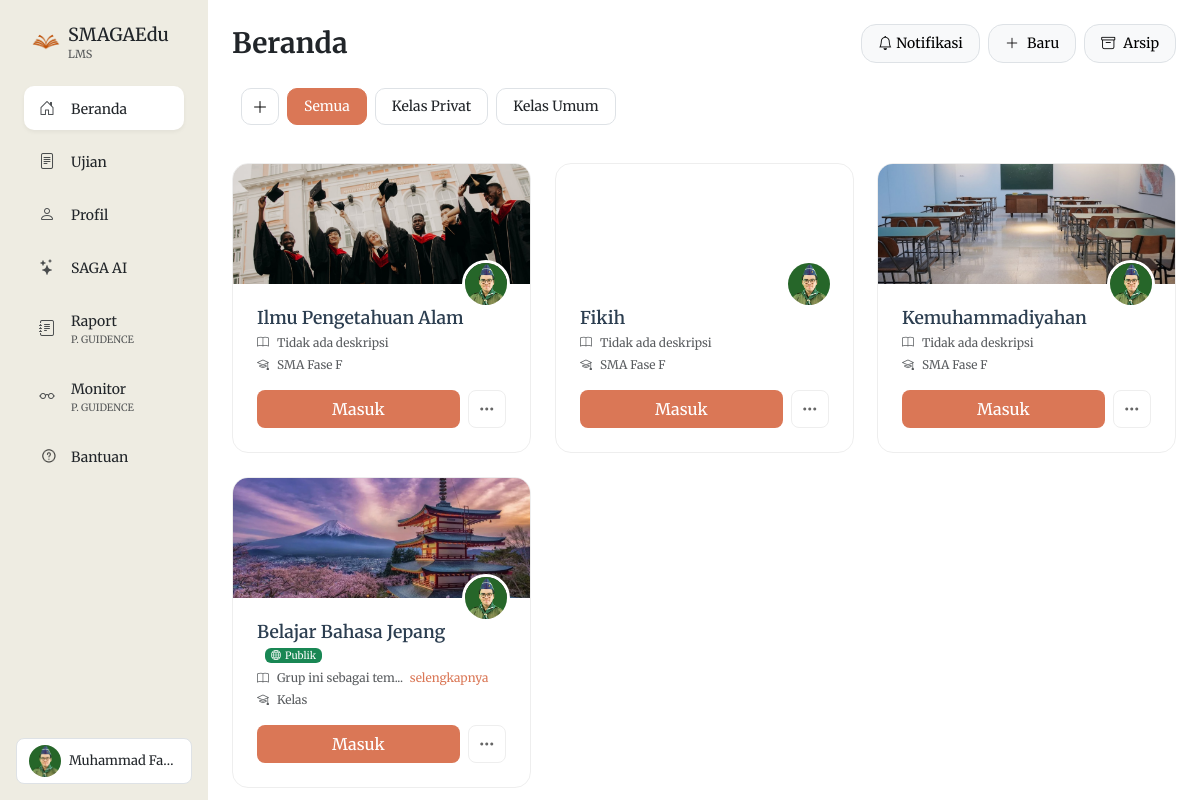
Screenshot of /beranda_guru.php (signed in) with the database file from the repository.
### tables this page shows
CREATE TABLE `guru` (
  `id` int(11) NOT NULL,
  `username` varchar(100) NOT NULL,
  `password` varchar(100) NOT NULL,
  `namaLengkap` varchar(100) NOT NULL,
  `namaSebutan` varchar(1000) NOT NULL,
  `jabatan` varchar(1000) NOT NULL,
  `foto_profil` varchar(255) DEFAULT NULL,
  `foto_latarbelakang` varchar(255) DEFAULT NULL,
  `universitas` varchar(100) DEFAULT NULL,
  `sertifikasi1` text DEFAULT NULL,
  `sertifikasi2` text DEFAULT NULL,
  `sertifikasi3` text DEFAULT NULL,
  `publikasi1` text DEFAULT NULL,
  `publikasi2` text DEFAULT NULL,
  `publikasi3` text DEFAULT NULL,
  `proyek1` text DEFAULT NULL,
  `proyek2` text DEFAULT NULL,
  `proyek3` text DEFAULT NULL,
  `pendidikan_s1` varchar(255) DEFAULT NULL,
  `pendidikan_s2` varchar(255) DEFAULT NULL,
  `pendidikan_lainnya` varchar(255) DEFAULT NULL
);

CREATE TABLE `kelas` (
  `id` int(11) NOT NULL,
  `kode_kelas` varchar(10) DEFAULT NULL,
  `nama_kelas` varchar(100) DEFAULT NULL,
  `deskripsi` text DEFAULT NULL,
  `guru_id` varchar(50) DEFAULT NULL,
  `mata_pelajaran` varchar(100) DEFAULT NULL,
  `tingkat` varchar(20) DEFAULT NULL,
  `created_at` timestamp NOT NULL DEFAULT current_timestamp(),
  `background_image` varchar(1000) NOT NULL,
  `is_archived` tinyint(1) DEFAULT 0,
  `materi` text DEFAULT NULL,
  `is_public` tinyint(1) DEFAULT 0,
  `max_siswa` int(11) DEFAULT NULL
);

### beranda_guru.php (the view, shortened to what this page needs)
<?php
require "koneksi.php";
$userid = $_SESSION['userid'];
$query = "SELECT * FROM guru WHERE username = '$userid'";
$result = mysqli_query($koneksi, $query);
$guru = mysqli_fetch_assoc($result);
?>
<!DOCTYPE html>
<html lang="en">
<head>
    <link href="https://cdn.jsdelivr.net/npm/bootstrap@5.3.3/dist/css/bootstrap.min.css" rel="stylesheet">
    <link rel="stylesheet" href="https://cdn.jsdelivr.net/npm/bootstrap-icons@1.11.3/font/bootstrap-icons.min.css">
</head>
<body>
    <div class="container-fluid">
        <div class="row">
            <?php include 'includes/sidebar.php'; ?>
        </div>
    </div>
    <div class="col p-4 col-utama mt-1 mt-md-0">
        <div class="d-flex justify-content-between align-items-center mb-4">
            <h3 class="fw-bold m-0"> Beranda
            </h3>
            <div class="d-none d-md-flex gap-2">
                <div class="position-relative">
                    <button class="btn button-beranda btn-sm btn-light border px-3 py-2" id="notificationBtn">
                        <i class="bi bi-bell me-1"></i>Notifikasi
                    </button>
                </div>
                <button class="btn button-beranda btn-sm btn-light border px-3 py-2" data-bs-toggle="modal" data-bs-target="#modal_tambah_kelas">
                    <i class="bi bi-plus-lg me-2"></i>Baru
                </button>
                <button class="btn button-beranda btn-sm btn-light border px-3 py-2" data-bs-toggle="modal" data-bs-target="#modal_arsip_kelas">
                    <i class="bi bi-archive me-2"></i>Arsip
                </button>
            </div>
        </div>
        <div class="filter-container mb-4">
            <div class="d-flex align-items-center">
                <div class="filter-pills-wrapper d-flex justify-content-start">
                    <button class="btn btn-light border ms-2 flex-shrink-0 me-2" id="addFilterBtn" data-bs-toggle="modal" data-bs-target="#addFilterModal">
                        <i class="bi bi-plus-lg"></i>
                    </button>
                    <div class="filter-pills d-flex gap-2">
                        <button class="btn btn-filter active" data-filter="all">Semua</button>
                        <button class="btn btn-filter" data-filter="private">Kelas Privat</button>
                        <button class="btn btn-filter" data-filter="public">Kelas Umum</button>
                    </div>
                </div>
            </div>
        </div>
        <div class="row g-4">
            <?php
            $query_kelas = "SELECT k.*, COUNT(ks.siswa_id) as jumlah_siswa
                                    FROM kelas k
                                    LEFT JOIN kelas_siswa ks ON k.id = ks.kelas_id
                                    WHERE k.guru_id = '$userid' AND k.is_archived = 0
                                    GROUP BY k.id";
            $result_kelas = mysqli_query($koneksi, $query_kelas);
            if (mysqli_num_rows($result_kelas) > 0):
                while ($kelas = mysqli_fetch_assoc($result_kelas)):
                    $bg_image = !empty($kelas['background_image']) ? $kelas['background_image'] : 'assets/bg.jpg';
            ?>
                    <div class="col-12 col-md-6 col-lg-4">
                        <div class="class-card">
                            <div class="class-banner" style="background-image: url('<?php echo $bg_image; ?>')">
                                <img src="<?php echo !empty($guru['foto_profil']) ? 'uploads/profil/' . $guru['foto_profil'] : 'assets/pp.png'; ?>"
                                    class="profile-circle">
                            </div>
                            <div class="class-content">
                                <h4 class="class-title">
                                    <?php
                                    if ($kelas['is_public']) {
                                        echo htmlspecialchars($kelas['nama_kelas']);
                                    } else {
                                        echo htmlspecialchars($kelas['mata_pelajaran']);
                                    }
                                    ?>
                                    <?php if ($kelas['is_public']): ?>
                                        <span class="badge bg-success ms-2" style="font-size: 10px;"><i class="bi bi-globe me-1"></i>Publik</span>
                                    <?php endif; ?>
                                </h4>
                                <div class="class-meta mb-2">
                                    <div class="d-flex text-muted small mt-1">
                                        <i class="bi bi-book me-2"></i>
                                        <div class="description-container">
                                            <?php
                                            $deskripsi = !empty($kelas['deskripsi']) ? $kelas['deskripsi'] : 'Tidak ada deskripsi';
                                            $kelas_id = $kelas['id'];
                                            $short_text = substr($deskripsi, 0, 20);
                                            $show_toggle = (strlen($deskripsi) > 50);
                                            ?>
                                            <span id="short-desc-<?php echo $kelas_id; ?>" style="<?php echo $show_toggle ? '' : 'display:none;' ?>">
                                                <?php echo $short_text; ?>...
                                                <a href="#" onclick="showFullDesc(<?php echo $kelas_id; ?>); return false;" class="ms-1 text-decoration-none" style="color: #da7756;">selengkapnya</a>
                                            </span>
                                            <span id="full-desc-<?php echo $kelas_id; ?>" style="<?php echo $show_toggle ? 'display:none;' : '' ?>">
                                                <?php echo $deskripsi; ?>
                                            </span>
                                        </div>
                                    </div>
                                    <div class= "d-flex align-items-center text-muted small mt-1">
                                        <i class="bi bi-mortarboard me-2"></i>
                                        <?php
                                        $tingkat = $kelas['tingkat'];
                                        $formatted_tingkat = '';
                                        if (in_array($tingkat, ['7', '8', '9'])) {
                                            $formatted_tingkat = "SMP Kelas " . $tingkat;
                                        } elseif (in_array($tingkat, ['E', 'F'])) {
                                            $formatted_tingkat = "SMA Fase " . $tingkat;
                                        } else {
                                            $formatted_tingkat = "Kelas " . $tingkat;
                                        }
                                        echo $formatted_tingkat;
                                        ?>
                                    </div>
                                </div>
                                <div class="action-buttons">
                                    <a href="kelas_guru.php?id=<?php echo $kelas['id']; ?>"
                                        class="btn-enter text-decoration-none d-flex align-items-center justify-content-center">
                                        Masuk
                                    </a>
                                    <div class="dropdown">
                                        <button class="btn-more d-flex align-items-center justify-content-center" data-bs-toggle="dropdown">
                                            <i class="bi bi-three-dots"></i>
                                        </button>
                                    </div>
                                </div>
                            </div>
                        </div>
                    </div>
                <?php
                endwhile;
            endif; ?>
        </div>
    </div>
</body>
</html>

### includes/sidebar.php (shortened to what this page needs)
<?php
$is_guru = $_SESSION['level'] == 'guru';
$is_admin = $_SESSION['level'] == 'admin';
?>
<div class="col-auto vh-100 p-3 p-md-4 menu-samping d-none d-md-block" style="background-color:rgb(238, 236, 226)">
    <div class="ps-2 mb-4">
        <a href="<?php echo $is_admin ? 'beranda_admin.php' : ($is_guru ? 'beranda_guru.php' : 'beranda.php'); ?>" class="text-decoration-none text-dark d-flex align-items-center gap-2">
            <img src="assets/smagaedu.png" alt="" width="28" class="logo_orange">
            <div>
                <h1 class="m-0" style="font-size: 18px;">SMAGAEdu</h1>
                <p class="m-0 text-muted" style="font-size: 11px;"><?php echo $is_admin ? 'ADMINISTRATOR' : 'LMS'; ?></p>
            </div>
        </a>
    </div>
    <div class="d-flex flex-column gap-1">
        <?php
        if ($is_admin) {
            $menu_items = [
                ['url' => 'beranda_admin.php', 'icon' => 'bi-house-door', 'text' => 'Beranda'],
                ['url' => 'ujian_admin.php', 'icon' => 'bi-file-text', 'text' => 'Ujian'],
                ['url' => 'guru_admin.php', 'icon' => 'bi-person-badge', 'text' => 'Guru'],
                ['url' => 'siswa_admin.php', 'icon' => 'bi-people', 'text' => 'Siswa'],
                ['url' => 'pg_admin.php', 'icon' => 'bi-journal-text', 'text' => 'Monitor', 'subtitle' => 'P. GUIDENCE'],
                ['url' => 'bantuan.php', 'icon' => 'bantuan_outfill.png', 'text' => 'Bantuan', 'is_image' => true]
            ];
        } elseif ($is_guru) {
            $menu_items = [
                ['url' => 'beranda_guru.php', 'icon' => 'bi-house-door', 'text' => 'Beranda'],
                ['url' => 'ujian_guru.php', 'icon' => 'bi-file-text', 'text' => 'Ujian'],
                ['url' => 'profil_guru.php', 'icon' => 'bi-person', 'text' => 'Profil'],
                ['url' => 'ai_guru.php', 'icon' => 'bi-stars', 'text' => 'SAGA AI'],
                ['url' => 'raport_pg.php', 'icon' => 'bi-journal-text', 'text' => 'Raport', 'subtitle' => 'P. GUIDENCE'],
                ['url' => 'monitor_pg.php', 'icon' => 'bi-eyeglasses', 'text' => 'Monitor', 'subtitle' => 'P. GUIDENCE'],
                ['url' => 'bantuan.php', 'icon' => 'bantuan_outfill.png', 'text' => 'Bantuan', 'is_image' => true]
            ];
        }
        $current_page = basename($_SERVER['PHP_SELF']);
        foreach($menu_items as $item) {
            $is_active = ($current_page === $item['url']) ? 'active' : '';
            ?>
            <a href="<?= $item['url'] ?>" class="text-decoration-none text-dark">
                <div class="menu-item <?= $is_active ?> d-flex align-items-center">
                    <?php if(isset($item['is_image']) && $item['is_image']): ?>
                        <img src="assets/<?= $item['icon'] ?>" alt="" class="menu-icon">
                    <?php else: ?>
                        <i class="bi <?= $item['icon'] ?> menu-icon"></i>
                    <?php endif; ?>
                    <div>
                        <span class="menu-text m-0 p-0"><?= $item['text'] ?></span>
                        <?php if(isset($item['subtitle'])): ?>
                            <p class="text-muted m-0 p-0" style="font-size: 10px;"><?= $item['subtitle'] ?></p>
                        <?php endif; ?>
                    </div>
                </div>
            </a>
        <?php } ?>
    </div>
    <div class="mt-auto position-absolute bottom-0 start-0 p-3 w-100">
        <div class="dropdown">
            <button class="btn d-flex align-items-center gap-2 w-100 rounded-3 border bg-white" type="button" data-bs-toggle="dropdown">
                <img src="<?php echo ($is_guru || $is_admin) ?
                    (!empty($guru['foto_profil']) ? 'uploads/profil/'.$guru['foto_profil'] : 'assets/pp.png') :
                    (!empty($siswa['photo_url']) ? $siswa['photo_url'] : 'assets/pp.png'); ?>"
                    width="32" class="rounded-circle">
                <span class="text-truncate" style="font-size: 13px;">
                    <?php
                    if ($is_admin) {
                        echo $guru['namaLengkap'] . ' <span class="badge bg-danger ms-1">Admin</span>';
                    } else {
                        echo $is_guru ? $guru['namaLengkap'] : $siswa['nama'];
                    }
                    ?>
                </span>
            </button>
        </div>
    </div>
</div>

### rows the page displays
guru: foto_profil (picture), namaLengkap "Muhammad Fa…"
kelas: background_image (picture), guru.foto_profil (picture), mata_pelajaran "Ilmu Pengetahuan Alam", deskripsi "Tidak ada deskripsi", tingkat "SMA Fase F"
kelas: guru.foto_profil (picture), mata_pelajaran "Fikih", deskripsi "Tidak ada deskripsi", tingkat "SMA Fase F"
kelas: background_image (picture), guru.foto_profil (picture), mata_pelajaran "Kemuhammadiyahan", deskripsi "Tidak ada deskripsi", tingkat "SMA Fase F"
kelas: background_image (picture), guru.foto_profil (picture), nama_kelas "Belajar Bahasa Jepang", is_public 1 (drawn), deskripsi "Grup ini sebagai tem", tingkat "Kelas"

### other values shown
$item['text'] "Beranda"
$item['text'] "Ujian"
$item['text'] "Profil"
$item['text'] "SAGA AI"
$item['text'] "Raport"
$item['subtitle'] "P. GUIDENCE"
$item['text'] "Monitor"
$item['text'] "Bantuan"
